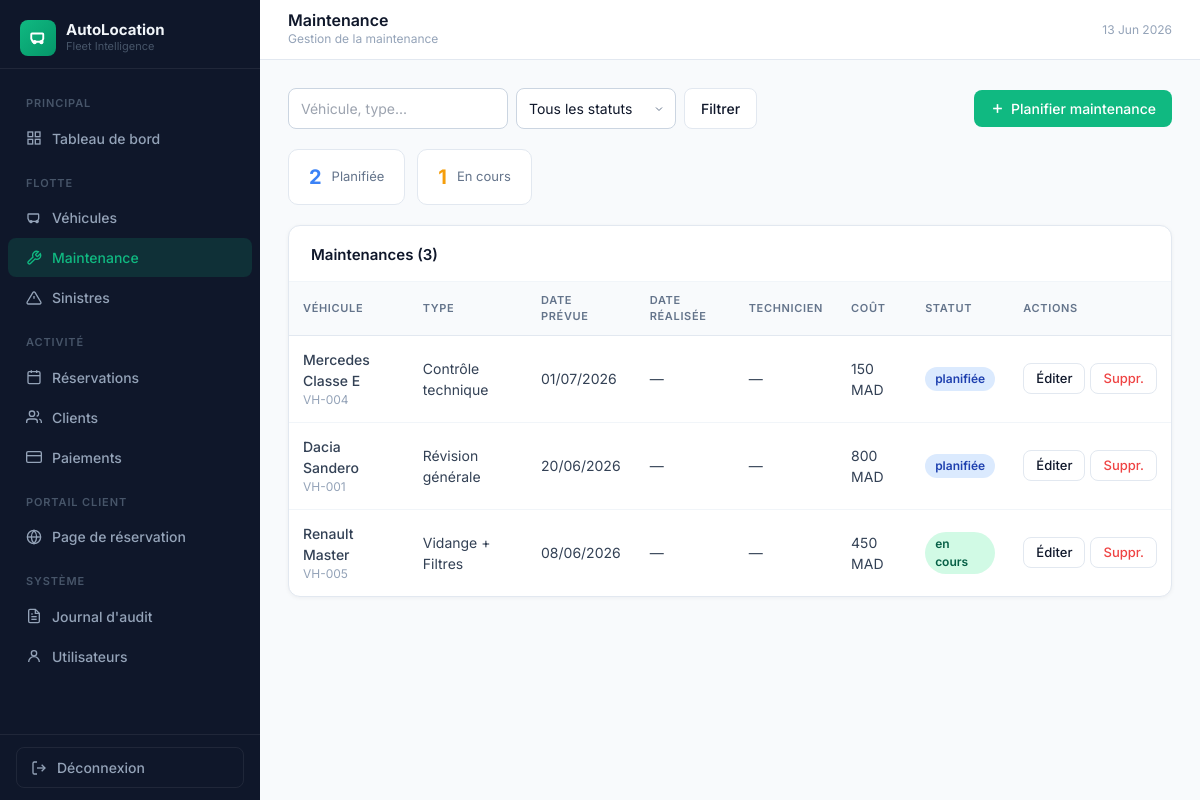
The app's page /?page=maintenance (signed in) with its own data.
### tables this page shows
CREATE TABLE IF NOT EXISTS `maintenance` (
  `id`               INT AUTO_INCREMENT PRIMARY KEY,
  `vehicle_id`       INT           NOT NULL,
  `type_maintenance` VARCHAR(100)  DEFAULT NULL,
  `description`      TEXT          DEFAULT NULL,
  `date_prevue`      DATE          DEFAULT NULL,
  `date_realisee`    DATE          DEFAULT NULL,
  `kilometrage`      INT           DEFAULT NULL,
  `cout`             DECIMAL(10,2) DEFAULT NULL,
  `technicien`       VARCHAR(100)  DEFAULT NULL,
  `statut`           ENUM('planifiée','en cours','terminée','annulée') DEFAULT 'planifiée',
  `created_at`       TIMESTAMP DEFAULT CURRENT_TIMESTAMP,
  FOREIGN KEY (`vehicle_id`) REFERENCES `vehicles`(`id`) ON DELETE CASCADE
);

CREATE TABLE IF NOT EXISTS `vehicles` (
  `id`                    INT AUTO_INCREMENT PRIMARY KEY,
  `numero`                VARCHAR(50)  NOT NULL UNIQUE,
  `immatriculation`       VARCHAR(20)  DEFAULT NULL,
  `marque`                VARCHAR(100) DEFAULT NULL,
  `modele`                VARCHAR(100) DEFAULT NULL,
  `annee`                 INT          DEFAULT NULL,
  `couleur`               VARCHAR(50)  DEFAULT NULL,
  `nb_places`             INT          DEFAULT 5,
  `categorie`             ENUM('économique','berline','SUV','premium','utilitaire') DEFAULT 'berline',
  `kilometrage`           INT          DEFAULT 0,
  `statut`                ENUM('disponible','loué','maintenance','indisponible') DEFAULT 'disponible',
  `prix_jour`             DECIMAL(10,2) DEFAULT 0.00,
  `caution`               DECIMAL(10,2) DEFAULT 0.00,
  `carburant`             ENUM('essence','diesel','hybride','électrique') DEFAULT 'essence',
  `transmission`          ENUM('manuelle','automatique') DEFAULT 'manuelle',
  `description`           TEXT DEFAULT NULL,
  `image_url`             VARCHAR(500) DEFAULT NULL,
  `intervalle_vidange`    INT          DEFAULT 10000,
  `derniere_vidange_km`   INT          DEFAULT NULL,
  `date_derniere_vidange` DATE         DEFAULT NULL,
  `created_at`            TIMESTAMP DEFAULT CURRENT_TIMESTAMP
);

### app/Core/Controller.php (called while the page is built, shortened)
<?php
abstract class Controller
{
    public function __construct(\PDO $db)
    {
        $this->db = $db;
    }
    protected function view(string $template, array $viewData = []): void
    {
        extract($viewData);
        $tplFile = APP_PATH . '/views/' . $template . '.php';
        require $tplFile;
    }
    protected function query(string $key, mixed $default = ''): mixed
    {
        return $_GET[$key] ?? $default;
    }
}

### app/Controllers/MaintenanceController.php (called while the page is built, shortened)
<?php
class MaintenanceController extends Controller
{
    private Maintenance $maintenanceModel;
    public function __construct(\PDO $db)
    {
        $this->maintenanceModel = new Maintenance($db);
    }
    public function index(): void
    {
        $search = trim($this->query('search'));
        $statut = $this->query('statut');
        $page   = max(1, (int)$this->query('p', 1));
        $result = $this->maintenanceModel->paginatedList($search, $statut, 15, $page);
        $counts = $this->db->query("SELECT statut, COUNT(*) c FROM maintenance GROUP BY statut")
                           ->fetchAll(\PDO::FETCH_KEY_PAIR);
        $this->view('maintenance/index', array_merge($result, compact('search', 'statut', 'flash', 'counts')));
    }
}

### app/Core/Router.php (called while the page is built, shortened)
<?php
class Router
{
    private array $routes = [];
    public function add(string $method, string $page, string $controller, string $action): void
    {
        $this->routes[strtoupper($method)][$page] = [$controller, $action];
    }
    public function dispatch(\PDO $db): void
    {
        $page   = trim($_GET['page'] ?? '', '/');
        $method = strtoupper($_SERVER['REQUEST_METHOD']);
        $handler = $this->routes[$method][$page]
                ?? $this->routes['GET'][$page]
                ?? null;
        [$controllerClass, $action] = $handler;
        $controller = new $controllerClass($db);
        $controller->$action();
    }
}

### index.php (called while the page is built, shortened)
<?php
require_once __DIR__ . '/config/database.php';
spl_autoload_register(function (string $class): void {
    $file = APP_PATH . '/app/' . str_replace('\\', '/', substr($class, 4)) . '.php';
});
$db = (new Database())->getConnection();
$router = new App\Core\Router();
$router->dispatch($db);

### app/Core/Model.php (called while the page is built, shortened)
<?php
abstract class Model
{
    public function __construct(\PDO $db)
    {
        $this->db = $db;
    }
}

### app/Models/Maintenance.php (called while the page is built, shortened)
<?php
class Maintenance extends Model
{
    public function paginatedList(string $search, string $statut, int $perPage, int $page): array
    {
        $where  = ['1=1'];
        $params = [];
        $whereStr = implode(' AND ', $where);
        $cntStmt  = $this->db->prepare(
            "SELECT COUNT(*) FROM maintenance m JOIN vehicles v ON v.id = m.vehicle_id WHERE $whereStr"
        );
        $cntStmt->execute($params);
        $total  = (int)$cntStmt->fetchColumn();
        $pages  = max(1, (int)ceil($total / $perPage));
        $page   = max(1, min($page, $pages));
        $offset = ($page - 1) * $perPage;
        $stmt = $this->db->prepare(
            "SELECT m.*, v.numero, v.marque, v.modele
             FROM maintenance m
             JOIN vehicles v ON v.id = m.vehicle_id
             WHERE $whereStr
             ORDER BY m.id DESC
             LIMIT $perPage OFFSET $offset"
        );
        $stmt->execute($params);
        return ['rows' => $stmt->fetchAll(), 'total' => $total, 'per_page' => $perPage, 'page' => $page, 'pages' => $pages, 'offset' => $offset];
    }
}

### views/maintenance/index.php (the view, shortened to what this page needs)
<div style="display:flex;justify-content:space-between;align-items:center;margin-bottom:20px;flex-wrap:wrap;gap:12px;">
  <form method="GET" action="<?= BASE_URL ?>/" style="display:flex;gap:8px;flex-wrap:wrap;">
    <input type="text" name="search" value="<?= h($search) ?>" placeholder="Véhicule, type..." class="form-control" style="width:220px;">
    <select name="statut" class="form-control" style="width:160px;" onchange="this.form.submit()">
      <option value="">Tous les statuts</option>
    </select>
    <button type="submit" class="btn btn-outline">Filtrer</button>
  </form>
  <a href="<?= BASE_URL ?>/?page=maintenance/add" class="btn btn-emerald">
    <svg width="15" height="15" fill="none" stroke="currentColor" stroke-width="2.5" viewBox="0 0 24 24"><line x1="12" y1="5" x2="12" y2="19"/><line x1="5" y1="12" x2="19" y2="12"/></svg>
    Planifier maintenance
  </a>
</div>
<?php if (!empty($counts)): ?>
<div style="display:flex;gap:12px;margin-bottom:20px;flex-wrap:wrap;">
  <?php $statColors = ['planifiée'=>'#3b82f6','en cours'=>'#f59e0b','terminée'=>'#10b981','annulée'=>'#94a3b8'];
  foreach ($counts as $s => $c): ?>
  <div style="background:#fff;border:1px solid #e2e8f0;border-radius:10px;padding:12px 20px;display:flex;gap:10px;align-items:center;">
    <span style="font-size:20px;font-weight:700;color:<?= $statColors[$s]??'#64748b' ?>;"><?= $c ?></span>
    <span style="font-size:13px;color:#64748b;"><?= ucfirst($s) ?></span>
  </div>
  <?php endforeach; ?>
</div>
<?php endif; ?>
<div class="card">
  <div class="card-header"><span class="card-title">Maintenances (<?= $total ?>)</span></div>
  <div style="overflow-x:auto;">
    <table class="data-table">
      <thead>
        <tr><th>Véhicule</th><th>Type</th><th>Date prévue</th><th>Date réalisée</th><th>Technicien</th><th>Coût</th><th>Statut</th><th>Actions</th></tr>
      </thead>
      <tbody>
        <?php foreach ($rows as $r): ?>
        <tr>
          <td>
            <div style="font-weight:500;"><?= h(($r['marque']??'').' '.($r['modele']??'')) ?></div>
            <div style="font-size:12px;color:#94a3b8;"><?= h($r['numero']??'') ?></div>
          </td>
          <td><?= h(ucfirst($r['type_maintenance'])) ?></td>
          <td><?= $r['date_prevue'] ? date('d/m/Y', strtotime($r['date_prevue'])) : '—' ?></td>
          <td><?= $r['date_realisee'] ? date('d/m/Y', strtotime($r['date_realisee'])) : '—' ?></td>
          <td><?= h($r['technicien']??'—') ?></td>
          <td><?= $r['cout'] ? number_format($r['cout'],0,',',' ').' MAD' : '—' ?></td>
          <td><?= status_badge($r['statut']) ?></td>
          <td>
            <div style="display:flex;gap:5px;">
              <a href="<?= BASE_URL ?>/?page=maintenance/edit&id=<?= $r['id'] ?>" class="btn btn-outline btn-sm">Éditer</a>
              <a href="<?= BASE_URL ?>/?page=maintenance/delete&id=<?= $r['id'] ?>" class="btn btn-outline btn-sm" onclick="return confirm('Supprimer cette maintenance ?')" style="color:#ef4444;">Suppr.</a>
            </div>
          </td>
        </tr>
        <?php endforeach; ?>
      </tbody>
    </table>
  </div>
</div>

### config/database.php (shortened to what this page needs)
<?php
function h(mixed $v): string { return htmlspecialchars((string)$v, ENT_QUOTES, 'UTF-8'); }
function status_badge(string $status): string {
    $map = [
        'disponible'  => 'badge-green',
        'loué'        => 'badge-blue',
        'maintenance' => 'badge-yellow',
        'indisponible'=> 'badge-red',
        'en attente'  => 'badge-yellow',
        'confirmée'   => 'badge-blue',
        'en cours'    => 'badge-green',
        'terminée'    => 'badge-gray',
        'annulée'     => 'badge-red',
        'actif'       => 'badge-green',
        'suspendu'    => 'badge-yellow',
        'liste_noire' => 'badge-red',
        'planifiée'   => 'badge-blue',
        'ouvert'      => 'badge-red',
        'clôturé'     => 'badge-gray',
    ];
    $cls = $map[$status] ?? 'badge-gray';
    return '<span class="badge ' . $cls . '">' . h($status) . '</span>';
}

### views/layouts/admin.php (style rules this page uses)
* { font-family: 'Inter', sans-serif; }
body { background: #f8fafc; }
.card { background:#fff; border-radius:12px; border:1px solid #e2e8f0; box-shadow:0 1px 4px rgba(15,23,42,.05); }
.card-header { padding:18px 22px 14px; border-bottom:1px solid #f1f5f9; display:flex; align-items:center; justify-content:space-between; }
.card-title { font-size:15px; font-weight:600; color:#0f172a; }
.badge { display:inline-flex; align-items:center; padding:3px 10px; border-radius:9999px; font-size:12px; font-weight:600; }
.badge-green { background:#d1fae5; color:#065f46; }
.badge-blue { background:#dbeafe; color:#1e40af; }
.btn { display:inline-flex; align-items:center; gap:6px; padding:8px 16px; border-radius:8px; font-size:14px; font-weight:500; cursor:pointer; text-decoration:none; border:none; transition:all .15s; }
.btn-emerald { background:#10b981; color:#fff; }
.btn-outline { background:#fff; color:#0f172a; border:1px solid #e2e8f0; }
.btn-sm { padding:5px 12px; font-size:13px; }
.data-table { width:100%; border-collapse:collapse; }
.data-table thead th { font-size:11px; font-weight:600; text-transform:uppercase; letter-spacing:.06em; color:#64748b; padding:10px 14px; text-align:left; background:#f8fafc; border-bottom:1px solid #e2e8f0; }
.data-table tbody td { padding:13px 14px; font-size:14px; color:#334155; border-bottom:1px solid #f1f5f9; }
.data-table tbody tr:last-child td { border-bottom:none; }
.form-control { width:100%; padding:9px 12px; border:1px solid #cbd5e1; border-radius:8px; font-size:14px; color:#0f172a; outline:none; transition:border .15s; background:#fff; }
select.form-control { appearance:none; background-repeat:no-repeat; background-position:right 10px center; padding-right:28px; }

### records on screen
maintenance: vehicle.modele "Mercedes Classe E", vehicle.numero "VH-004", type_maintenance "Contrôle technique", date_prevue "01/07/2026", technicien "—", cout "150", statut "planifiée"
maintenance: vehicle.modele "Dacia Sandero", vehicle.numero "VH-001", type_maintenance "Révision générale", date_prevue "20/06/2026", technicien "—", cout "800", statut "planifiée"
maintenance: vehicle.modele "Renault Master", vehicle.numero "VH-005", type_maintenance "Vidange + Filtres", date_prevue "08/06/2026", technicien "—", cout "450", statut "en cours"

### other values on screen
$pageTitle "Maintenance"
$pageBreadcrumb "Gestion de la maintenance"
$c "2"
$s "Planifiée"
$c "1"
$s "En cours"
$total "3"
